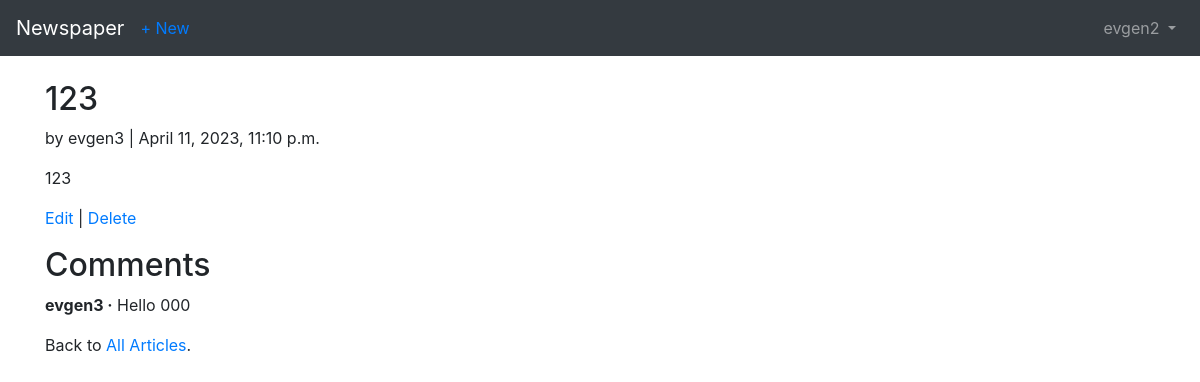
The app's page /articles/4/ (signed in) with its own data.
### users/models.py (models this page shows)
class CustomUser(AbstractUser):
    age = models.PositiveIntegerField(null=True, blank=True)

### articles/models.py (models this page shows, shortened)
class Article(models.Model):
    title = models.CharField(max_length=255)
    body = models.TextField()
    date = models.DateTimeField(auto_now_add=True)
    author = models.ForeignKey(get_user_model(), on_delete=models.CASCADE)

class Comment(models.Model):
    article = models.ForeignKey(Article, on_delete=models.CASCADE, related_name='comments')
    comment = models.CharField(max_length=140)
    author = models.ForeignKey(get_user_model(), on_delete=models.CASCADE)
    def __str__(self):
        return self.comment

### articles/views.py (the view)
# urls.py: path('<int:pk>/', ArticleDetailView.as_view(), name='article_detail'),
class ArticleDetailView(LoginRequiredMixin, DetailView):
    model = Article
    template_name = 'article_detail.html'
    context_object_name = 'article'
    login_url = 'login'

### templates/article_detail.html (shortened to what this page needs)
{% extends 'base.html' %}
{% block content %}
    <div class="article-entry">
        <h2>{{ article.title }}</h2>
        <p>by {{ article.author }} | {{ article.date }}</p>
        <p>{{ article.body }}</p>
    </div>
    <p><a href="{% url 'article_edit' article.pk %}">Edit</a> |
        <a href="{% url 'article_delete' article.pk %}">Delete</a></p>
    <h2>Comments</h2>
    {% for comment in article.comments.all %}
        <p>
            <span class="font-weight-bold">{{ comment.author }} &middot;</span>
            {{ comment }}
        </p>
    {% endfor %}
    <p>Back to <a href="{% url 'article_list' %}">All Articles</a>.</p>
{% endblock content %}

### templates/base.html (shortened to what this page needs)
<!doctype html>
<html lang="en">
<head>
    <link rel="stylesheet" href="https://cdn.jsdelivr.net/npm/bootstrap@4.3.1/dist/css/bootstrap.min.css"
>
</head>
<body>
<nav class="navbar navbar-expand-md navbar-dark bg-dark mb-4">
    <a class="navbar-brand" href="{% url 'home' %}">Newspaper</a>
    <div class="collapse navbar-collapse" id="navbarCollapse">
        {% if user.is_authenticated %}
            <ul class="navbar-nav mr-auto">
                <li class="nav-item"><a href="{% url 'article_create' %}">+ New</a></li>
            </ul>
            <ul class="navbar-nav ml-auto">
                <li class="nav-item">
                    <a class="nav-link dropdown-toggle" href="#" id="userMenu"
                       data-toggle="dropdown" aria-haspopup="true"
                       aria-expanded="false">
                        {{ user.username }}
                    </a>
                </li>
            </ul>
        {% endif %}
    </div>
</nav>
<div class="container">
    {% block content %}
    {% endblock content %}
</div>
</body>
</html>

### records on screen
CustomUser: username "evgen2"
Article: title "123", author "evgen3", date "April 11, 2023, 11:10 p.m.", body "123"
Comment: author "evgen3", comment "Hello 000"
